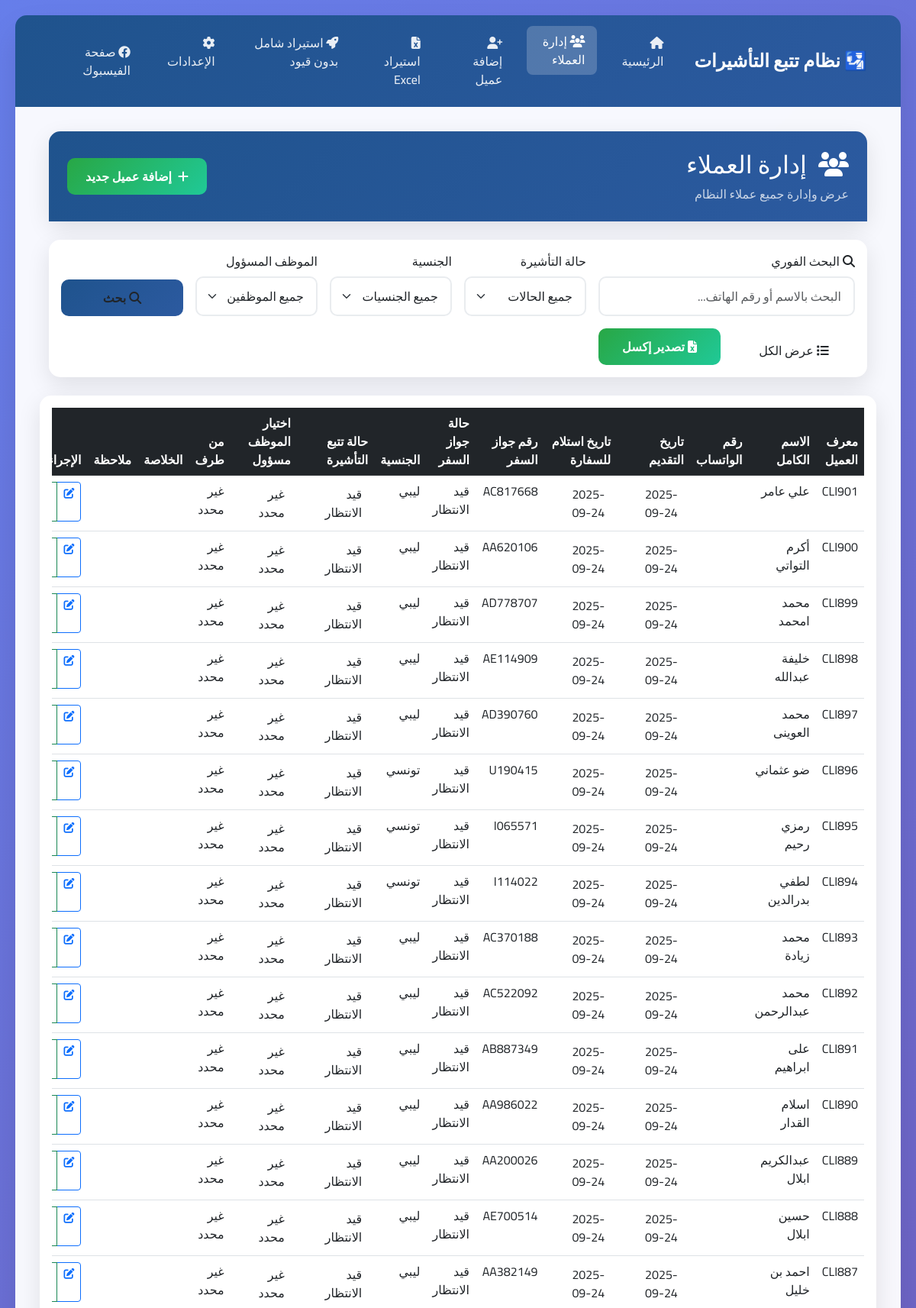
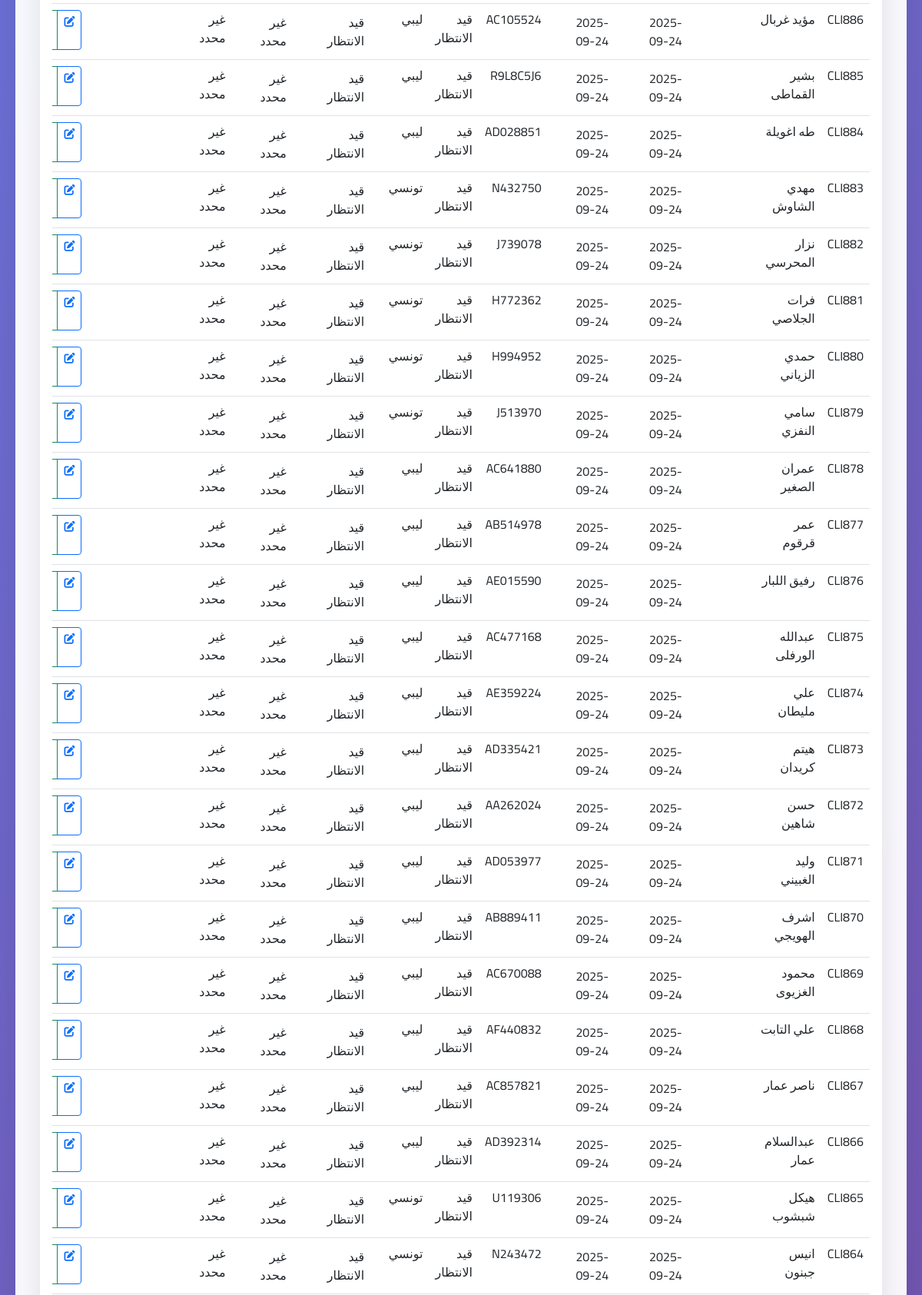
Page /clients?page=3&per_page=50&search=&status=&nationality=&employee= (upper part) on the committed database (2 pictures, top to bottom).
### tables this page shows
CREATE TABLE clients (
        id INTEGER PRIMARY KEY AUTOINCREMENT,
        client_id TEXT UNIQUE,
        full_name TEXT,
        whatsapp_number TEXT,
        whatsapp_number_clean TEXT,
        application_date TEXT,
        transaction_date TEXT,
        passport_number TEXT,
        passport_status TEXT,
        passport_status_normalized TEXT,
        nationality TEXT,
        visa_status TEXT,
        visa_status_normalized TEXT,
        processed_by TEXT,
        summary TEXT,
        notes TEXT,
        responsible_employee TEXT,
        
        -- Nouvelles colonnes pour supporter tous les formats
        original_row_number INTEGER,
        import_timestamp TEXT,
        is_duplicate BOOLEAN DEFAULT 0,
        has_empty_fields BOOLEAN DEFAULT 0,
        has_errors BOOLEAN DEFAULT 0,
        original_data TEXT,  -- JSON des données originales
        
        -- Colonnes supplémentaires du fichier Excel
        excel_col_0 TEXT,
        excel_col_1 TEXT,
        excel_col_2 TEXT,
        excel_col_3 TEXT,
        excel_col_4 TEXT,
        excel_col_5 TEXT,
        excel_col_6 TEXT,
        excel_col_7 TEXT,
        excel_col_8 TEXT,
        excel_col_9 TEXT,
        excel_col_10 TEXT,
        excel_col_11 TEXT,
        excel_col_12 TEXT,
        
        created_at TIMESTAMP DEFAULT CURRENT_TIMESTAMP,
        updated_at TIMESTAMP DEFAULT CURRENT_TIMESTAMP
    , auto_generated_id BOOLEAN DEFAULT FALSE, empty_name_accepted BOOLEAN DEFAULT FALSE, extra_data TEXT);

### app.py (the view)
@app.route('/clients', endpoint='clients_list')
def clients_list():
    print(f"🎯 ROUTE /clients APPELÉE - DÉBUT DU TRAITEMENT")
    print(f"🎯 URL: {request.url}")
    print(f"🎯 ARGS: {dict(request.args)}")
    try:
        page = int(request.args.get('page', 1))
        per_page_param = request.args.get('per_page', '50')  # Réduit de 100 à 50
        if per_page_param == 'all':
            per_page = 10000  # Nombre très élevé pour afficher tous les clients
        else:
            per_page = int(per_page_param)
        search_term = request.args.get('search', '')
        status_filter = request.args.get('status', '')
        nationality_filter = request.args.get('nationality', '')
        employee_filter = request.args.get('employee', '')
        filters = {}
        if search_term:
            filters['search'] = search_term
        if status_filter and status_filter in Client.VISA_STATUS_OPTIONS:
            filters['visa_status'] = status_filter
        if nationality_filter and nationality_filter in Client.NATIONALITY_OPTIONS:
            filters['nationality'] = nationality_filter
        if employee_filter and employee_filter in Client.EMPLOYEE_OPTIONS:
            filters['responsible_employee'] = employee_filter
        print(f"🎯 AVANT APPEL CONTRÔLEUR - page: {page}, per_page: {per_page}, filters: {filters}")
        if filters:
            clients, total = client_controller.get_filtered_clients(filters, page, per_page)
        else:
            clients, total = client_controller.get_all_clients(page, per_page)
        print(f"🎯 APRÈS APPEL CONTRÔLEUR - clients: {len(clients)}, total: {total}")
        print(f"🎯 PREMIERS CLIENTS: {[c.get('client_id', 'N/A') for c in clients[:3]]}")
        total_pages = (total + per_page - 1) // per_page
        has_prev = page > 1
        has_next = page < total_pages
        pagination = {
            'page': page,
            'per_page': per_page,
            'total': total,
            'total_pages': total_pages,
            'has_prev': has_prev,
            'has_next': has_next,
            'prev_num': page - 1 if has_prev else None,
            'next_num': page + 1 if has_next else None
        }
        mapped_clients = clients
        print(f"🐛 DEBUG CRITIQUE: Nombre de clients récupérés: {len(clients)}")
        print(f"🐛 DEBUG CRITIQUE: Total: {total}")
        print(f"🐛 DEBUG CRITIQUE: Premiers clients: {[c.get('client_id', 'N/A') for c in clients[:3]]}")
        print(f"🐛 DEBUG CRITIQUE: Base de données: {db_manager.db_path}")
        print(f"🐛 DEBUG CRITIQUE: Type de contrôleur: {type(client_controller)}")
        return render_template('clients.html',
                             clients=mapped_clients,
                             pagination=pagination,
                             search_term=search_term,
                             status_filter=status_filter,
                             nationality_filter=nationality_filter,
                             employee_filter=employee_filter,
                             visa_statuses=Client.VISA_STATUS_OPTIONS,
                             nationalities=Client.NATIONALITY_OPTIONS,
                             employees=Client.EMPLOYEE_OPTIONS,
                             app_title='نظام تتبع التأشيرات',
                             company_name='شركة تسهيل للخدمات',
                             facebook_link='https://facebook.com/yourpage')
    except Exception as e:
        flash(f'خطأ في تحميل قائمة العملاء: {str(e)}', 'error')
        return render_template('clients.html', clients=[], pagination={'page': 1, 'total': 0, 'total_pages': 0})

### app.py (called while the page is built)
@app.context_processor
def inject_rtl_support():
    from datetime import datetime
    return {
        'rtl_support': True,
        'app_title': '🛂 نظام تتبع التأشيرات الذكي - TCA',
        'company_name': 'شركة تونس للاستشارات والخدمات',
        'facebook_link': 'https://www.facebook.com/share/1D4dHp2z74/?mibextid=wwXIfr',
        'current_datetime': datetime.now().strftime('%Y-%m-%d %H:%M')
    }

### src/controllers/client_controller.py (called while the page is built)
    def get_all_clients(self, page: int = 1, per_page: int = 50) -> tuple[List[Dict[str, Any]], int]:
        try:
            clients, total = self.db_manager.get_all_clients(page, per_page)
            return [dict(client) for client in clients], total
        except Exception as e:
            print(f"Erreur lors de la récupération des clients: {e}")
            return [], 0

### src/database/database_manager.py (called while the page is built)
    def get_connection(self):
        return sqlite3.connect(self.db_path)

    def get_all_clients(self, page: int = 1, per_page: int = 50) -> tuple[List[sqlite3.Row], int]:
        conn = self.get_connection()
        conn.row_factory = sqlite3.Row
        cursor = conn.cursor()
        try:
            cursor.execute('SELECT COUNT(*) FROM clients')
            total = cursor.fetchone()[0]
            offset = (page - 1) * per_page
            cursor.execute("""
                SELECT * FROM clients
                ORDER BY
                    CASE WHEN client_id IS NULL OR client_id = '' THEN 1 ELSE 0 END ASC,
                    CAST(SUBSTR(client_id, 4) AS INTEGER) DESC
                LIMIT ? OFFSET ?
            """, (per_page, offset))
            clients = cursor.fetchall()
            return clients, total
        finally:
            conn.close()

### templates/clients.html (shortened to what this page needs)
{% extends "base.html" %}
{% block content %}
<div class="container-fluid">
 <div class="row mb-4">
 <div class="col-12">
  <div class="card card-modern">
  <div class="card-header-modern">
   <div class="row align-items-center">
   <div class="col">
    <h2 class="mb-0">
    <i class="fas fa-users me-2"></i> إدارة العملاء
    </h2>
    <p class="mb-0 mt-2 opacity-75">عرض وإدارة جميع عملاء النظام</p>
   </div>
   <div class="col-auto">
    <a href="{{ url_for('add_client') }}" class="btn btn-success-custom">
    <i class="fas fa-plus me-2"></i>إضافة عميل جديد
    </a>
   </div>
   </div>
  </div>
  </div>
 </div>
 </div>
 <div class="row mb-4">
 <div class="col-12">
  <div class="card card-modern">
  <div class="card-body">
   <form method="GET" action="{{ url_for('clients_list') }}" class="row g-3">
   <div class="col-lg-4 col-md-6">
    <label for="search" class="form-label">
    <i class="fas fa-search me-1"></i>البحث الفوري
    </label>
    <input type="text" class="form-control" id="search" name="search"
      value="{{ search_term }}" placeholder="البحث بالاسم أو رقم الهاتف...">
   </div>
   <div class="col-lg-2 col-md-6">
    <label for="status" class="form-label">حالة التأشيرة</label>
    <select class="form-select" id="status" name="status">
    <option value="">جميع الحالات</option>
    </select>
   </div>
   <div class="col-lg-2 col-md-6">
    <label for="nationality" class="form-label">الجنسية</label>
    <select class="form-select" id="nationality" name="nationality">
    <option value="">جميع الجنسيات</option>
    </select>
   </div>
   <div class="col-lg-2 col-md-6">
    <label for="employee" class="form-label">الموظف المسؤول</label>
    <select class="form-select" id="employee" name="employee">
    <option value="">جميع الموظفين</option>
    </select>
   </div>
   <div class="col-lg-2 col-md-6 d-flex align-items-end">
    <button type="submit" class="btn btn-primary-custom w-100">
    <i class="fas fa-search me-1"></i>بحث
    </button>
   </div>
   <div class="col-lg-2 col-md-6 d-flex align-items-end">
    <a href="{{ url_for('clients_list', per_page='all') }}" class="btn btn-info-custom w-100">
    <i class="fas fa-list me-1"></i>عرض الكل
    </a>
   </div>
   <div class="col-lg-2 col-md-6 d-flex align-items-end">
    <button type="button" class="btn btn-success-custom w-100" onclick="exportToExcel()">
    <i class="fas fa-file-excel me-1"></i>تصدير إكسل
    </button>
   </div>
   </div>
  </div>
  </div>
 </div>
 </div>
 <div class="row">
 <div class="col-12">
  <div class="card card-modern">
  <div class="card-body">
   {% if clients and clients|length > 0 %}
   <div class="table-responsive">
    <table class="table table-hover">
    <thead class="table-dark">
     <tr>
     <th>معرف العميل</th>
     <th>الاسم الكامل</th>
     <th>رقم الواتساب</th>
     <th>تاريخ التقديم</th>
     <th>تاريخ استلام للسفارة</th>
     <th>رقم جواز السفر</th>
     <th>حالة جواز السفر</th>
     <th>الجنسية</th>
     <th>حالة تتبع التأشيرة</th>
     <th>اختيار الموظف مسؤول</th>
     <th>من طرف</th>
     <th>الخلاصة</th>
     <th>ملاحظة</th>
     <th>الإجراءات</th>
     </tr>
    </thead>
    <tbody>
     {% for client in clients %}
     <tr>
     <td>{{ client.get('client_id', 'غير محدد') }}</td>
     <td>{{ client.get('full_name', 'غير محدد') }}</td>
     <td>{{ client.get('whatsapp_number', 'غير محدد') }}</td>
     <td>
      <div class="inline-edit-container" data-field="application_date" data-client-id="{{ client.get('client_id', '') }}">
       <div class="inline-edit-display">
        <span class="field-value">{{ client.get('file_date', client.get('application_date', 'غير محدد')) }}</span>
       </div>
      </div>
     </td>
     <td>
      <div class="inline-edit-container" data-field="transaction_date" data-client-id="{{ client.get('client_id', '') }}">
       <div class="inline-edit-display">
        <span class="field-value">{{ client.get('reception_date', client.get('transaction_date', 'غير محدد')) }}</span>
       </div>
      </div>
     </td>
     <td>{{ client.get('passport_number', 'غير محدد') }}</td>
     <td>{{ client.get('passport_status', 'غير محدد') }}</td>
     <td>{{ client.get('nationality', 'غير محدد') }}</td>
     <td>
      <div class="inline-edit-container" data-field="visa_status" data-client-id="{{ client.get('client_id', '') }}">
       <div class="inline-edit-display">
        <span class="field-value">{{ client.get('visa_status', 'غير محدد') }}</span>
       </div>
      </div>
     </td>
     <td>
      <div class="inline-edit-container" data-field="responsible_employee" data-client-id="{{ client.get('client_id', '') }}">
       <div class="inline-edit-display">
        <span class="field-value">{{ client.get('responsible_employee', 'غير محدد') }}</span>
       </div>
      </div>
     </td>
     <td>{{ client.get('processed_by', 'غير محدد') }}</td>
     <td>{{ client.get('summary', 'غير محدد') }}</td>
     <td>{{ client.get('notes', 'غير محدد') }}</td>
     <td>
      <div class="btn-group" role="group">
      <a href="{{ url_for('edit_client', client_id=client.get('client_id', '')) }}"
        class="btn btn-sm btn-outline-primary" title="تعديل">
       <i class="fas fa-edit"></i>
      </a>
      <button type="button" class="btn btn-sm btn-outline-success"
       onclick="sendWhatsAppTest('{{ client.get('client_id', '') }}')"
       title="إرسال رسالة واتساب">
      </button>
      </div>
     </td>
     </tr>
     {% endfor %}
    </tbody>
    </table>
   </div>
   {% else %}
   <div class="text-center py-5">
    <i class="fas fa-users fa-3x text-muted mb-3"></i>
    <h4 class="text-muted">لا توجد نتائج</h4>
    <p class="text-muted">لم يتم العثور على أي عملاء مطابقين للمعايير المحددة</p>
   </div>
   {% endif %}
  </div>
  </div>
  </div>
 </div>
</div>
{% endblock %}

### static/css/styles.fd3d584b206e4d6370ba.css (style rules this page uses)
:root { --primary-color:#1f538d;--secondary-color:#2c5aa0;--accent-color:#f8f9fa;--success-color:#28a745;--warning-color:#ffc107;--danger-color:#dc3545;--info-color:#17a2b8;--dark-color:#343a40;--light-color:#f8f9fa }
body { background:linear-gradient(135deg,#667eea,#764ba2);direction:rtl;font-family:Cairo,sans-serif;min-height:100vh }
.card-modern { background:#fff;border:none;border-radius:15px;box-shadow:0 10px 30px rgba(0,0,0,.1);transition:all .3s ease }
.card-header-modern { border-radius:15px 15px 0 0!important;color:#fff;padding:1.5rem }
.btn-primary-custom,.card-header-modern { background:linear-gradient(135deg,var(--primary-color) 0,var(--secondary-color) 100%);border:none }
.btn-primary-custom { border-radius:10px;font-weight:600;padding:.75rem 1.5rem;transition:all .3s ease }
.btn-success-custom { background:linear-gradient(135deg,var(--success-color) 0,#20c997 100%);border:none;border-radius:10px;color:#fff;font-weight:600;padding:.75rem 1.5rem;transition:all .3s ease }
.form-control,.form-select { border:2px solid #e9ecef;border-radius:10px;padding:.75rem 1rem;transition:all .3s ease }
.table-responsive { -webkit-overflow-scrolling:touch }
* { backface-visibility:hidden;transform:translateZ(0) }
.col-lg-4.col-md-6 { position:relative }
.inline-edit-container { cursor:pointer;position:relative;transition:all .2s ease }
.inline-edit-display { align-items:center;display:flex;justify-content:space-between;min-height:32px;padding:4px 8px }

### rows in the picture
clients: get "CLI901", get "علي عامر", get "2025-09-24", get "AC817668", get "قيد الانتظار", get "ليبي", get "غير محدد"
clients: get "CLI900", get "أكرم التواتي", get "2025-09-24", get "AA620106", get "قيد الانتظار", get "ليبي", get "غير محدد"
clients: get "CLI899", get "محمد امحمد", get "2025-09-24", get "AD778707", get "قيد الانتظار", get "ليبي", get "غير محدد"
clients: get "CLI898", get "خليفة عبدالله", get "2025-09-24", get "AE114909", get "قيد الانتظار", get "ليبي", get "غير محدد"
clients: get "CLI897", get "محمد العوينى", get "2025-09-24", get "AD390760", get "قيد الانتظار", get "ليبي", get "غير محدد"
clients: get "CLI896", get "ضو عثماني", get "2025-09-24", get "U190415", get "قيد الانتظار", get "تونسي", get "غير محدد"
clients: get "CLI895", get "رمزي رحيم", get "2025-09-24", get "I065571", get "قيد الانتظار", get "تونسي", get "غير محدد"
clients: get "CLI894", get "لطفي بدرالدين", get "2025-09-24", get "I114022", get "قيد الانتظار", get "تونسي", get "غير محدد"
clients: get "CLI893", get "محمد زيادة", get "2025-09-24", get "AC370188", get "قيد الانتظار", get "ليبي", get "غير محدد"
clients: get "CLI892", get "محمد عبدالرحمن", get "2025-09-24", get "AC522092", get "قيد الانتظار", get "ليبي", get "غير محدد"
clients: get "CLI891", get "على ابراهيم", get "2025-09-24", get "AB887349", get "قيد الانتظار", get "ليبي", get "غير محدد"
clients: get "CLI890", get "اسلام القدار", get "2025-09-24", get "AA986022", get "قيد الانتظار", get "ليبي", get "غير محدد"
clients: get "CLI889", get "عبدالكريم ابلال", get "2025-09-24", get "AA200026", get "قيد الانتظار", get "ليبي", get "غير محدد"
clients: get "CLI888", get "حسين ابلال", get "2025-09-24", get "AE700514", get "قيد الانتظار", get "ليبي", get "غير محدد"
clients: get "CLI887", get "احمد بن خليل", get "2025-09-24", get "AA382149", get "قيد الانتظار", get "ليبي", get "غير محدد"
clients: get "CLI886", get "مؤيد غربال", get "2025-09-24", get "AC105524", get "قيد الانتظار", get "ليبي", get "غير محدد"
clients: get "CLI885", get "بشير القماطى", get "2025-09-24", get "R9L8C5J6", get "قيد الانتظار", get "ليبي", get "غير محدد"
clients: get "CLI884", get "طه اغويلة", get "2025-09-24", get "AD028851", get "قيد الانتظار", get "ليبي", get "غير محدد"
clients: get "CLI883", get "مهدي الشاوش", get "2025-09-24", get "N432750", get "قيد الانتظار", get "تونسي", get "غير محدد"
clients: get "CLI882", get "نزار المحرسي", get "2025-09-24", get "J739078", get "قيد الانتظار", get "تونسي", get "غير محدد"
clients: get "CLI881", get "فرات الجلاصي", get "2025-09-24", get "H772362", get "قيد الانتظار", get "تونسي", get "غير محدد"
clients: get "CLI880", get "حمدي الزياني", get "2025-09-24", get "H994952", get "قيد الانتظار", get "تونسي", get "غير محدد"
clients: get "CLI879", get "سامي النفزي", get "2025-09-24", get "J513970", get "قيد الانتظار", get "تونسي", get "غير محدد"
clients: get "CLI878", get "عمران الصغير", get "2025-09-24", get "AC641880", get "قيد الانتظار", get "ليبي", get "غير محدد"
clients: get "CLI877", get "عمر قرقوم", get "2025-09-24", get "AB514978", get "قيد الانتظار", get "ليبي", get "غير محدد"
clients: get "CLI876", get "رفيق اللبار", get "2025-09-24", get "AE015590", get "قيد الانتظار", get "ليبي", get "غير محدد"
clients: get "CLI875", get "عبدالله الورفلى", get "2025-09-24", get "AC477168", get "قيد الانتظار", get "ليبي", get "غير محدد"
clients: get "CLI874", get "علي مليطان", get "2025-09-24", get "AE359224", get "قيد الانتظار", get "ليبي", get "غير محدد"
clients: get "CLI873", get "هيتم كريدان", get "2025-09-24", get "AD335421", get "قيد الانتظار", get "ليبي", get "غير محدد"
clients: get "CLI872", get "حسن شاهين", get "2025-09-24", get "AA262024", get "قيد الانتظار", get "ليبي", get "غير محدد"
clients: get "CLI871", get "وليد الغبيني", get "2025-09-24", get "AD053977", get "قيد الانتظار", get "ليبي", get "غير محدد"
clients: get "CLI870", get "اشرف الهويجي", get "2025-09-24", get "AB889411", get "قيد الانتظار", get "ليبي", get "غير محدد"
clients: get "CLI869", get "محمود الغزيوى", get "2025-09-24", get "AC670088", get "قيد الانتظار", get "ليبي", get "غير محدد"
clients: get "CLI868", get "علي التابت", get "2025-09-24", get "AF440832", get "قيد الانتظار", get "ليبي", get "غير محدد"
clients: get "CLI867", get "ناصر عمار", get "2025-09-24", get "AC857821", get "قيد الانتظار", get "ليبي", get "غير محدد"
clients: get "CLI866", get "عبدالسلام عمار", get "2025-09-24", get "AD392314", get "قيد الانتظار", get "ليبي", get "غير محدد"
clients: get "CLI865", get "هيكل شبشوب", get "2025-09-24", get "U119306", get "قيد الانتظار", get "تونسي", get "غير محدد"
clients: get "CLI864", get "انيس جبنون", get "2025-09-24", get "N243472", get "قيد الانتظار", get "تونسي", get "غير محدد"

### other values in the picture
{{ app_title }} "نظام تتبع التأشيرات"
